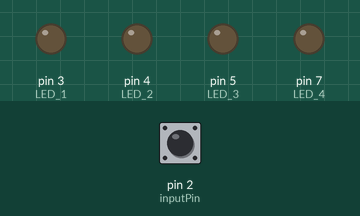
Bench run of a sketch on a simulated Arduino Uno, built with avr-gcc and run on an emulated ATmega328P. Shown: output pins drawn as LEDs (lit = HIGH). Dashed ring = blinking. Inputs (shaded band) come from the test bench; at power-on: pin 2 (inputPin) LOW.

Above: at 1.2 s.
1.3 s: pin 2 (inputPin) pulsed HIGH 5 times (0.12 s each, 0.3 s apart)
At 1.65 s:
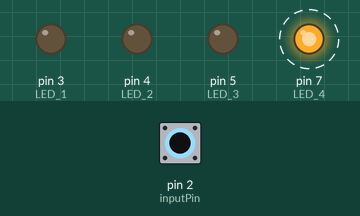
At 3.9 s:
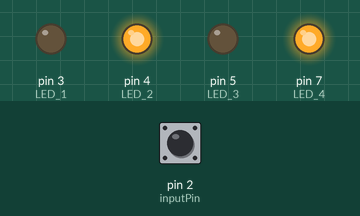
4.3 s: pin 2 (inputPin) pulsed HIGH 2 times (0.12 s each, 0.3 s apart)
At 5.6 s:
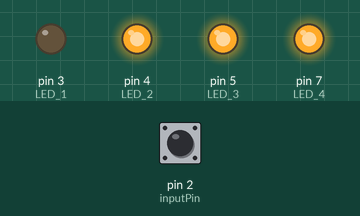
Timing chart, 0 to 7.3 s (numbered marks = the images above; inputs shaded):
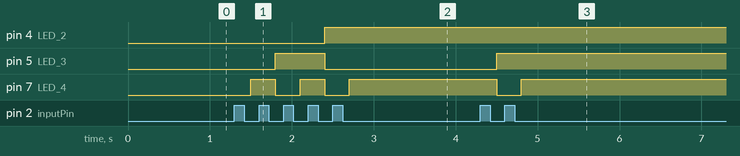

Measured:
- after the input at 1.3 s, pin 4 (LED_2): LOW → HIGH after 1.1 s; pin 5 (LED_3): LOW → HIGH after 0.50 s, → LOW 0.60 s later; pin 7 (LED_4): alternates HIGH for 0.30 s and LOW for 0.30 s, 5 changes in all, then stays HIGH, starting after 0.20 s
- after the input at 4.3 s, pin 5 (LED_3): LOW → HIGH after 0.20 s; pin 7 (LED_4): HIGH → LOW after 0.20 s, → HIGH 0.30 s later

The sketch:

sketch_BinaryLEDCounter.ino
```cpp
//This program allows LED's to act as the states for a binary number
//The lights will turn on or off according to the number of times
//the connected button has been pressed
//feel free to use this code in your project
//LEDS should be connected in series with the first LED representing
//the lowest values placed on the right hand side(for your project)
//created by Geordan Krahn

int switchState = 0;//to read state on pin(button press)
const int waitTime = 100;//wait time delay button press in ms
const int inputPin = 2; //input pin 2 to read button press
int counter = 0;
const int counterLimit = 16;

//Can have what ever colours make sense for your project
const int LED_1 = 3; // red LED pin 3
const int LED_2 = 4;// green LED pin 4
const int LED_3 = 5;// blue LED pin 5
const int LED_4 = 7;// yellow LED pin 7

void setup() {
  // put your setup code here, to run once:
  pinMode(inputPin, INPUT);
  pinMode(LED_1, OUTPUT);
  pinMode(LED_2, OUTPUT);
  pinMode(LED_3, OUTPUT);
  pinMode(LED_4, OUTPUT);
}

//Check if the button is being pressed
int checkState() {
  //update switchstate
  switchState = digitalRead(inputPin);
  //if the button is being pressed
  if (switchState == HIGH) {
    //wait for user to let go
    delay(waitTime);
    //see if user is still pushing button
    switchState = digitalRead(inputPin);
    //if the button was let go, increment
    if (switchState == LOW) {
      return 1;
    } else {
      return 0;
    }
  } else {
    return 0;
  }
}

void updateLED()
{
  //make sure the number is not higher than max
  if (counter < counterLimit) {
    //if not higher than max, update number
    counter += checkState();
    //test cases for LEDs
    //for the far left LED numbers 8-15
    if (counter >= 8) {
      digitalWrite(LED_1, HIGH);
    } else {
      digitalWrite(LED_1, LOW);
    }
    //for the next LED to the right, numbers 4-7 and 12-15
    if (((counter >= 4) && (counter <= 7)) || ((counter >= 12) && (counter <= 15))) {
      digitalWrite(LED_2, HIGH);
    } else {
      digitalWrite(LED_2, LOW);
    }
    //for the next LED to the right, numbers 2,3,6,7,10,11,14,15
    if ((counter == 2) || (counter == 3) || (counter == 6) || (counter == 7) || (counter == 10) || (counter == 11) || (counter == 14) || (counter == 15)) {
      digitalWrite(LED_3, HIGH);
    } else {
      digitalWrite(LED_3, LOW);
    }
    //for the last LED, each odd number
    if ((counter % 2) == 1) {
      digitalWrite(LED_4, HIGH);
    } else {
      digitalWrite(LED_4, LOW);
    }
    //if counter is max value, reset counter
  } else {
    counter = 0;
  }
}
void loop() {
  updateLED();
}
```
